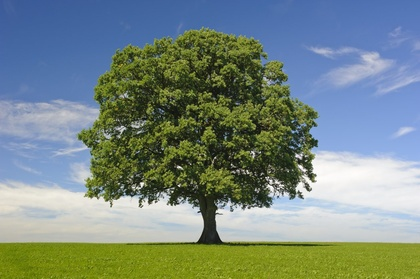
%> input picture Laplace_of_Gaussian_Edge_Detector/tree.jpg, 420 x 279 px, shrunk from 1256 x 835 before the run
$ octave --eval "run_edge_det;"   (GNU Octave 9; MATLAB toolbox functions it lacks are replaced by stand-ins)
%> lines starting %> are read from the running program, lines starting %| are printed output that depends on the picture
%> in run_edge_det, img is the input picture: size 279x420x3 uint8; mean R, G, B 119.9, 136.7, 130.7
### Laplace_of_Gaussian_Edge_Detector/find_edges.m
function [] = find_edges(img,step_size,sigma)
%> called with step_size = [7 7], sigma = 0.3
%%%%%%%%%%%%%%%%%%%%%%%%%%%%%%%%%%%%%%%%%%%%%%%%%%
%function to apply 2D gaussian filter to images
% hsize: filter step-size
% sigma: sigma value for gaussian function
if nargin < 1
error('the function requires atleast one argument: image');
end
if nargin < 2
step_size = [5 5]; %default value
sigma = 0.3 ;        %default value
end
%%%%%%%%%%%%%%%%%%%%%%%%%%%%%%%%%%%%%%%%%%%%%%%%%%

subplot(1,2,1),imshow(img),title('original image')

img = double(img);
%> img: size 279x420x3 double
[r c]= size(img);
%> r = 279; c = 1260
img_smooth = zeros(size(img));
G = fspecial('log',step_size,sigma);
min_r = floor(size(G,1)/2);
min_c = floor(size(G,2)/2);
max_r = r - min_r;
%> max_r = 276
max_c = c - min_c;
%> max_c = 1257

for i = (1+min_r):max_r
    for j = (1+min_c):max_c
        row_min = i - min_r;
        row_max = i + min_r;
        col_min = j - min_c;
        col_max = j + min_c;
        template = double(img(row_min:row_max, col_min : col_max));
        img_smooth(i,j) = sum(sum(G .* template));
    end
end
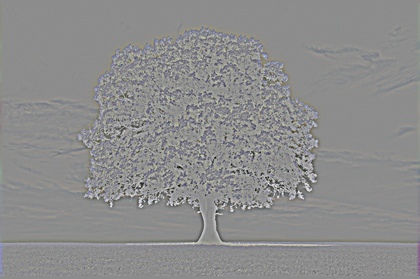
%> img_smooth: size 279x420x3 double; mean R, G, B -0.2, -0.2, 0.4; drawn with min black and max white

img_smooth = uint8(img_smooth);
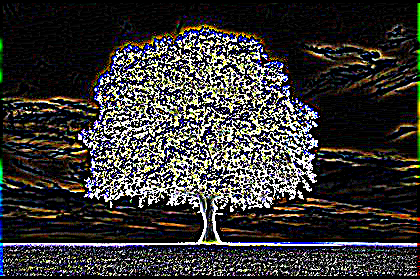
%> img_smooth: size 279x420x3 uint8; mean R, G, B 55.6, 53.8, 52.8
subplot(1,2,2),imshow(img_smooth),title('filtered image')

end

### Laplace_of_Gaussian_Edge_Detector/run_edge_det.m
function [] = run_edge_det()

%function to run the filter
%usage: find_edges (img,hsize,sigma)
% OR find_edges(img) == %default find_edges(img,[5,5],0.3)
img = imread('tree.jpg');

hsize = [7 7]; %only runs for odd integer step_size
sigma = 0.3;
%img = rgb2gray(img);
find_edges(img,hsize,sigma)

end

$ run again, with Laplace_of_Gaussian_Edge_Detector/0006_rgb.tiff saved as Laplace_of_Gaussian_Edge_Detector/tree.jpg
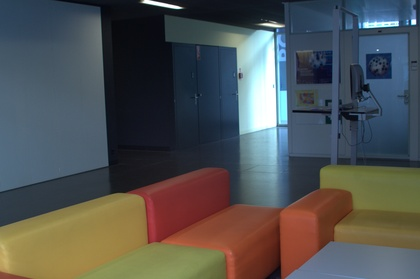
%> input picture Laplace_of_Gaussian_Edge_Detector/0006_rgb.tiff, 420 x 279 px, shrunk from 1024 x 681 before the run
%> in run_edge_det, img is the input picture: size 279x420x3 uint8; mean R, G, B 80.4, 82.7, 82.6
%> img: size 279x420x3 double
%> after the loop in find_edges, `for i = (1+min_r):max_r`:
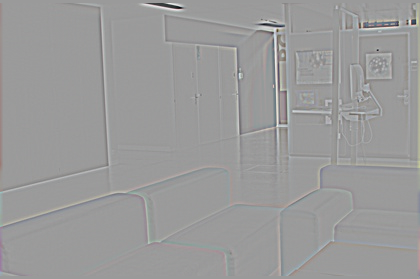
%> img_smooth: size 279x420x3 double; mean R, G, B 0.9, -0.6, -1.7; drawn with min black and max white
%> in find_edges, `img_smooth = uint8(img_smooth);`:
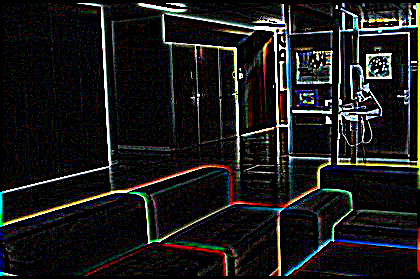
%> img_smooth: size 279x420x3 uint8; mean R, G, B 27.1, 26.4, 26.4

$ run again, with Laplace_of_Gaussian_Edge_Detector/0036_rgb.tiff saved as Laplace_of_Gaussian_Edge_Detector/tree.jpg
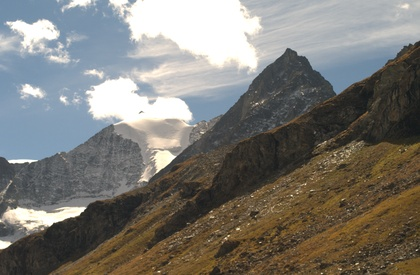
%> input picture Laplace_of_Gaussian_Edge_Detector/0036_rgb.tiff, 420 x 275 px, shrunk from 1024 x 670 before the run
%> in run_edge_det, img is the input picture: size 275x420x3 uint8; mean R, G, B 123.1, 120.9, 115.2
%> img: size 275x420x3 double
%> after the loop in find_edges, `for i = (1+min_r):max_r`:
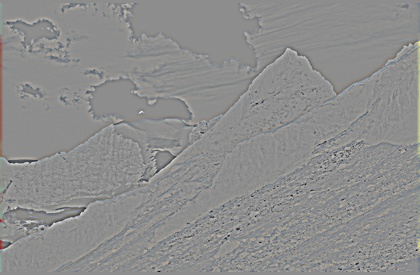
%> img_smooth: size 275x420x3 double; mean R, G, B 2, 0.8, -2.9; drawn with min black and max white
%> in find_edges, `img_smooth = uint8(img_smooth);`:
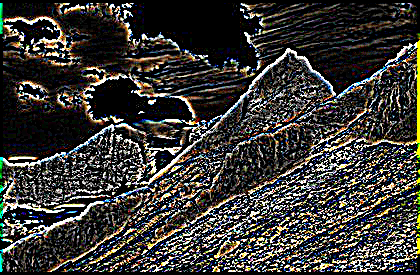
%> img_smooth: size 275x420x3 uint8; mean R, G, B 59.1, 57.5, 54.4

$ run again, with Laplace_of_Gaussian_Edge_Detector/0050_rgb.tiff saved as Laplace_of_Gaussian_Edge_Detector/tree.jpg
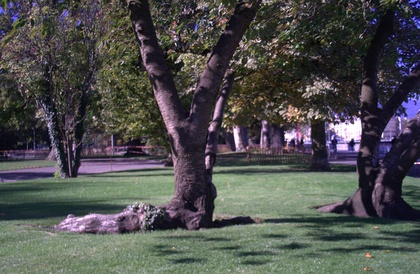
%> input picture Laplace_of_Gaussian_Edge_Detector/0050_rgb.tiff, 420 x 274 px, shrunk from 1024 x 668 before the run
%> in run_edge_det, img is the input picture: size 274x420x3 uint8; mean R, G, B 78.4, 78.9, 77.9
%> img: size 274x420x3 double
%> after the loop in find_edges, `for i = (1+min_r):max_r`:
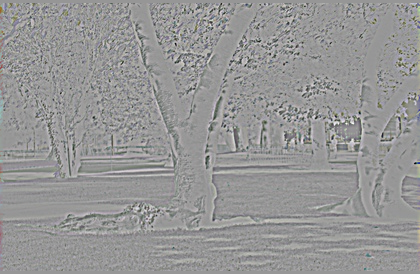
%> img_smooth: size 274x420x3 double; mean R, G, B 0.5, 0, -0.7; drawn with min black and max white
%> in find_edges, `img_smooth = uint8(img_smooth);`:
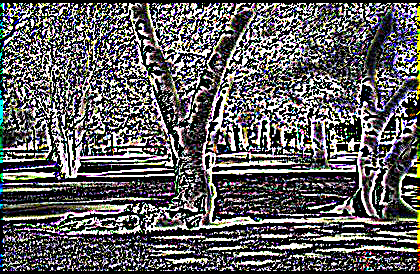
%> img_smooth: size 274x420x3 uint8; mean R, G, B 95.9, 94.4, 95.6
